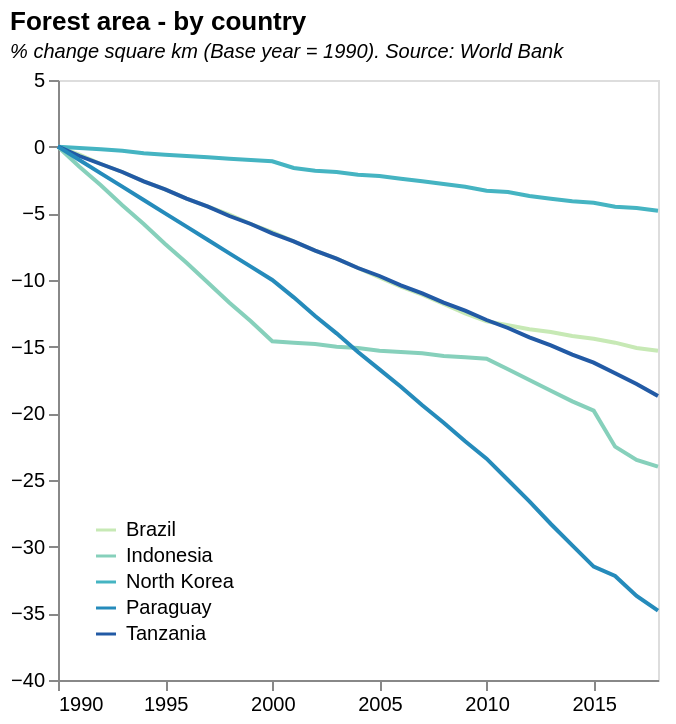

Specify this chart in Vega-Lite:
### Vega-Lite specification from a JSON file in a GitHub repository (floating-point values rounded to 4 significant figures; data arrays with more than 128 entries replaced by an {"elided": "..."} marker saying what was removed)
{"$schema": "https://vega.github.io/schema/vega-lite/v5.json", "description": "Forest area", "data": {"values": {"elided": "145 records"}, "format": {"parse": {"Year": "date"}}}, "title": {"text": "Forest area - by country", "subtitle": "% change square km (Base year = 1990). Source: World Bank", "subtitleFontStyle": "italic", "subtitleFontSize": 10, "anchor": "start", "color": "black"}, "height": 300, "width": 300, "mark": "line", "encoding": {"x": {"field": "Year", "type": "temporal", "axis": {"grid": false}, "title": null}, "y": {"field": "Value 2", "type": "quantitative", "title": null, "scale": {"domain": [-40, 5]}, "axis": {"grid": false}}, "color": {"field": "Country", "type": "nominal", "legend": {"orient": "bottom-left", "title": null}, "scale": {"scheme": "yellowgreenblue"}}, "tooltip": [{"field": "Year", "type": "temporal", "title": "Date", "timeUnit": "year"}, {"field": "Value 2", "type": "quantitative", "title": "Reduction of forest area (%)"}, {"field": "Value 1", "type": "quantitative", "title": "Forest area (million square km)"}, {"field": "Country", "type": "nominal"}]}}
